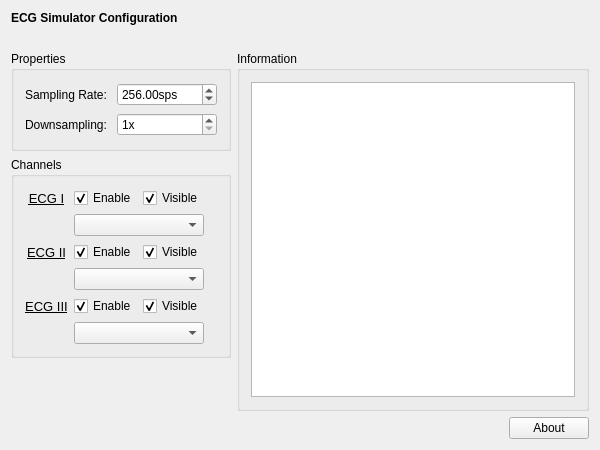
<?xml version="1.0" encoding="UTF-8"?>
<ui version="4.0">
 <class>ECGSetupClass</class>
 <widget class="QWidget" name="ECGSetupClass">
  <property name="geometry">
   <rect>
    <x>0</x>
    <y>0</y>
    <width>600</width>
    <height>450</height>
   </rect>
  </property>
  <property name="windowTitle">
   <string>ECGSetup</string>
  </property>
  <layout class="QVBoxLayout" name="verticalLayout_2">
   <item>
    <widget class="QLabel" name="m_qLabel_Headline">
     <property name="font">
      <font>
       <weight>75</weight>
       <bold>true</bold>
      </font>
     </property>
     <property name="text">
      <string>ECG Simulator Configuration</string>
     </property>
    </widget>
   </item>
   <item>
    <spacer name="m_qVerticalSpacer_Headline">
     <property name="orientation">
      <enum>Qt::Vertical</enum>
     </property>
     <property name="sizeType">
      <enum>QSizePolicy::Fixed</enum>
     </property>
     <property name="sizeHint" stdset="0">
      <size>
       <width>20</width>
       <height>20</height>
      </size>
     </property>
    </spacer>
   </item>
   <item>
    <layout class="QGridLayout" name="m_qGridLayout_main">
     <item row="0" column="0">
      <widget class="QGroupBox" name="m_qGroupBox_Properties">
       <property name="sizePolicy">
        <sizepolicy hsizetype="Minimum" vsizetype="Preferred">
         <horstretch>0</horstretch>
         <verstretch>0</verstretch>
        </sizepolicy>
       </property>
       <property name="minimumSize">
        <size>
         <width>0</width>
         <height>100</height>
        </size>
       </property>
       <property name="title">
        <string>Properties</string>
       </property>
       <property name="flat">
        <bool>false</bool>
       </property>
       <layout class="QGridLayout" name="m_qGridLayout_Properties">
        <item row="0" column="0">
         <widget class="QLabel" name="m_qLabel_SamplingRate">
          <property name="layoutDirection">
           <enum>Qt::LeftToRight</enum>
          </property>
          <property name="text">
           <string>Sampling Rate:</string>
          </property>
         </widget>
        </item>
        <item row="0" column="1">
         <widget class="QDoubleSpinBox" name="m_qDoubleSpinBox_SamplingRate">
          <property name="sizePolicy">
           <sizepolicy hsizetype="Minimum" vsizetype="Fixed">
            <horstretch>0</horstretch>
            <verstretch>0</verstretch>
           </sizepolicy>
          </property>
          <property name="minimumSize">
           <size>
            <width>100</width>
            <height>0</height>
           </size>
          </property>
          <property name="suffix">
           <string>sps</string>
          </property>
          <property name="minimum">
           <double>1.000000000000000</double>
          </property>
          <property name="maximum">
           <double>2048.000000000000000</double>
          </property>
          <property name="value">
           <double>256.000000000000000</double>
          </property>
         </widget>
        </item>
        <item row="1" column="0">
         <widget class="QLabel" name="m_qLabel_Downsampling">
          <property name="text">
           <string>Downsampling: </string>
          </property>
         </widget>
        </item>
        <item row="1" column="1">
         <widget class="QSpinBox" name="m_qSpinBox_Downsampling">
          <property name="sizePolicy">
           <sizepolicy hsizetype="Minimum" vsizetype="Fixed">
            <horstretch>0</horstretch>
            <verstretch>0</verstretch>
           </sizepolicy>
          </property>
          <property name="suffix">
           <string>x</string>
          </property>
          <property name="minimum">
           <number>1</number>
          </property>
          <property name="maximum">
           <number>10</number>
          </property>
         </widget>
        </item>
       </layout>
      </widget>
     </item>
     <item row="1" column="0">
      <widget class="QGroupBox" name="m_qGroupBox_Channels">
       <property name="sizePolicy">
        <sizepolicy hsizetype="Preferred" vsizetype="Minimum">
         <horstretch>0</horstretch>
         <verstretch>0</verstretch>
        </sizepolicy>
       </property>
       <property name="minimumSize">
        <size>
         <width>0</width>
         <height>200</height>
        </size>
       </property>
       <property name="title">
        <string>Channels</string>
       </property>
       <layout class="QGridLayout" name="m_qGridLayout_Channels">
        <item row="0" column="3">
         <widget class="QCheckBox" name="m_qCheckBox_Channel_Visible_1">
          <property name="text">
           <string>Visible</string>
          </property>
          <property name="checked">
           <bool>true</bool>
          </property>
         </widget>
        </item>
        <item row="1" column="2" colspan="2">
         <widget class="QComboBox" name="m_qComboBox_Channel_1"/>
        </item>
        <item row="2" column="0" colspan="2">
         <widget class="QLabel" name="m_qLabel_Channel_2">
          <property name="font">
           <font>
            <pointsize>10</pointsize>
            <underline>true</underline>
           </font>
          </property>
          <property name="text">
           <string>ECG II</string>
          </property>
          <property name="alignment">
           <set>Qt::AlignCenter</set>
          </property>
         </widget>
        </item>
        <item row="2" column="2">
         <widget class="QCheckBox" name="m_qCheckBox_Channel_Enable_2">
          <property name="text">
           <string>Enable</string>
          </property>
          <property name="checked">
           <bool>true</bool>
          </property>
         </widget>
        </item>
        <item row="2" column="3" colspan="2">
         <widget class="QCheckBox" name="m_qCheckBox_Channel_Visible_2">
          <property name="text">
           <string>Visible</string>
          </property>
          <property name="checked">
           <bool>true</bool>
          </property>
         </widget>
        </item>
        <item row="3" column="2" colspan="2">
         <widget class="QComboBox" name="m_qComboBox_Channel_2"/>
        </item>
        <item row="4" column="0" colspan="2">
         <widget class="QLabel" name="m_qLabel_Channel_3">
          <property name="font">
           <font>
            <pointsize>10</pointsize>
            <underline>true</underline>
           </font>
          </property>
          <property name="text">
           <string>ECG III</string>
          </property>
          <property name="alignment">
           <set>Qt::AlignCenter</set>
          </property>
         </widget>
        </item>
        <item row="4" column="2">
         <widget class="QCheckBox" name="m_qCheckBox_Channel_Enable_3">
          <property name="text">
           <string>Enable</string>
          </property>
          <property name="checked">
           <bool>true</bool>
          </property>
         </widget>
        </item>
        <item row="5" column="2" colspan="2">
         <widget class="QComboBox" name="m_qComboBox_Channel_3"/>
        </item>
        <item row="0" column="2">
         <widget class="QCheckBox" name="m_qCheckBox_Channel_Enable_1">
          <property name="layoutDirection">
           <enum>Qt::LeftToRight</enum>
          </property>
          <property name="text">
           <string>Enable</string>
          </property>
          <property name="checked">
           <bool>true</bool>
          </property>
         </widget>
        </item>
        <item row="4" column="3">
         <widget class="QCheckBox" name="m_qCheckBox_Channel_Visible_3">
          <property name="text">
           <string>Visible</string>
          </property>
          <property name="checked">
           <bool>true</bool>
          </property>
         </widget>
        </item>
        <item row="0" column="0" colspan="2">
         <widget class="QLabel" name="m_qLabel_Channel_1">
          <property name="enabled">
           <bool>true</bool>
          </property>
          <property name="font">
           <font>
            <pointsize>10</pointsize>
            <underline>true</underline>
           </font>
          </property>
          <property name="text">
           <string>ECG I</string>
          </property>
          <property name="alignment">
           <set>Qt::AlignCenter</set>
          </property>
         </widget>
        </item>
       </layout>
      </widget>
     </item>
     <item row="3" column="1">
      <spacer name="m_qHorizontalSpacer_About">
       <property name="orientation">
        <enum>Qt::Horizontal</enum>
       </property>
       <property name="sizeHint" stdset="0">
        <size>
         <width>40</width>
         <height>20</height>
        </size>
       </property>
      </spacer>
     </item>
     <item row="0" column="1" rowspan="3" colspan="2">
      <widget class="QGroupBox" name="m_qGroupBox_Information">
       <property name="title">
        <string>Information</string>
       </property>
       <layout class="QGridLayout" name="m_qGridLayout_Information">
        <item row="0" column="0">
         <widget class="QTextBrowser" name="m_qTextBrowser_Information"/>
        </item>
       </layout>
      </widget>
     </item>
     <item row="3" column="2">
      <widget class="QPushButton" name="m_qPushButton_About">
       <property name="text">
        <string>About</string>
       </property>
      </widget>
     </item>
     <item row="2" column="0">
      <spacer name="m_qVerticalSpacer_LeftRow">
       <property name="orientation">
        <enum>Qt::Vertical</enum>
       </property>
       <property name="sizeHint" stdset="0">
        <size>
         <width>20</width>
         <height>40</height>
        </size>
       </property>
      </spacer>
     </item>
    </layout>
   </item>
  </layout>
 </widget>
 <layoutdefault spacing="6" margin="11"/>
 <resources/>
 <connections/>
</ui>
